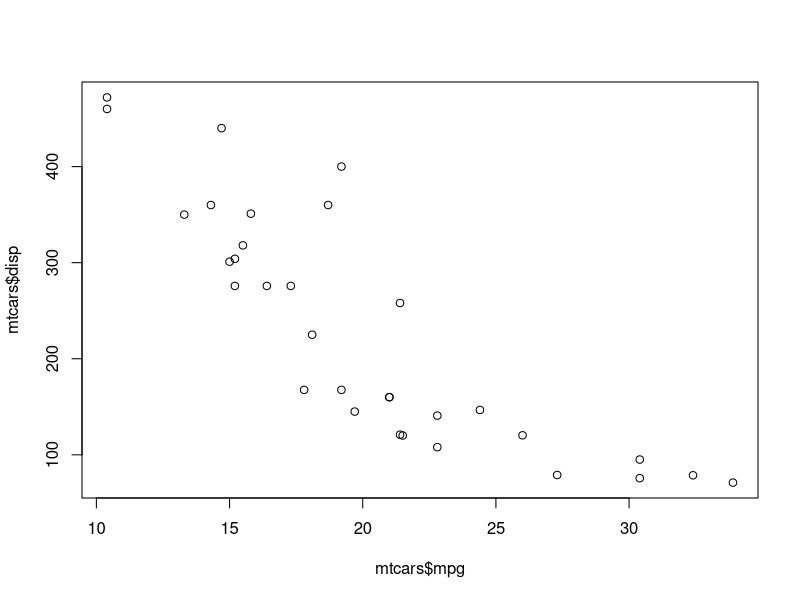
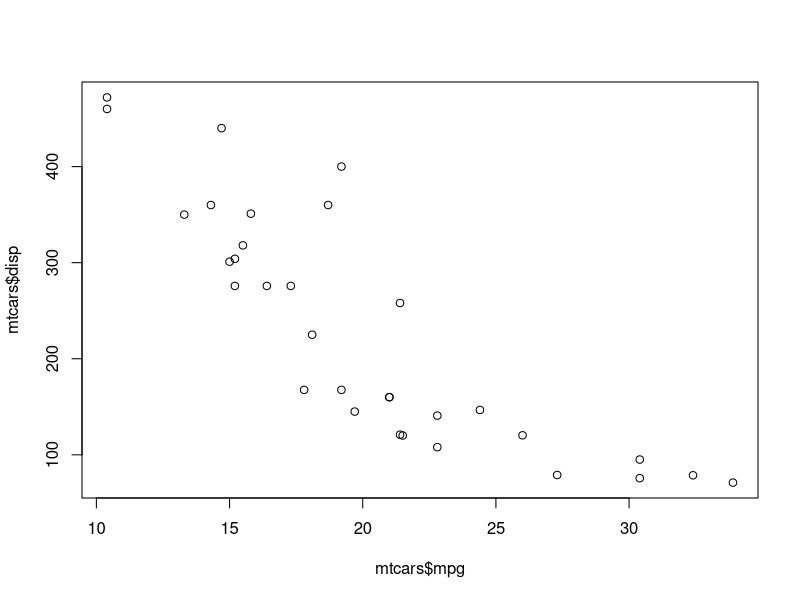

The R source for these figures, in order:
## ---- chunk 1
knitr::opts_chunk$set(echo = TRUE)
## ---- chunk 2

10 * 4

10:15

rep(c(1, 2, 3), times = 5)

## ---- chunk 3

10 * 4

10:15

rep(c(1, 2, 3), times = 5)

## ---- chunk 4

mtcars

## ---- chunk 5
plot(mtcars$mpg, mtcars$disp)
## ---- chunk 6
plot(mtcars$mpg, mtcars$disp)
